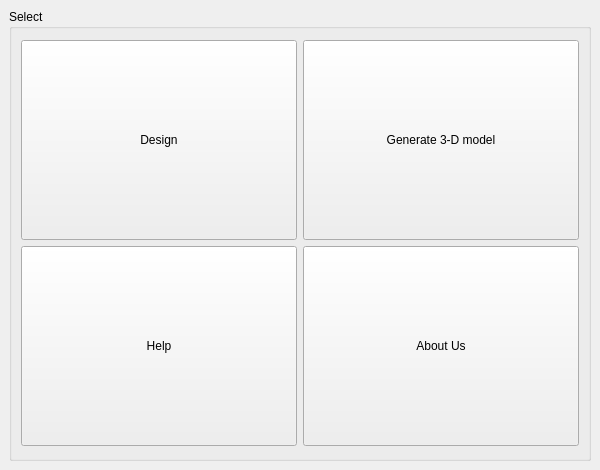
<?xml version="1.0" encoding="UTF-8"?>
<ui version="4.0">
 <class>MainWindow</class>
 <widget class="QMainWindow" name="MainWindow">
  <property name="geometry">
   <rect>
    <x>0</x>
    <y>0</y>
    <width>600</width>
    <height>470</height>
   </rect>
  </property>
  <property name="minimumSize">
   <size>
    <width>600</width>
    <height>470</height>
   </size>
  </property>
  <property name="maximumSize">
   <size>
    <width>600</width>
    <height>470</height>
   </size>
  </property>
  <property name="windowTitle">
   <string>OctoCAD©</string>
  </property>
  <property name="windowIcon">
   <iconset>
    <normaloff>../../icon/logo.png</normaloff>../../icon/logo.png</iconset>
  </property>
  <widget class="QWidget" name="centralwidget">
   <layout class="QVBoxLayout" name="verticalLayout">
    <item>
     <widget class="QGroupBox" name="groupBox">
      <property name="title">
       <string>Select</string>
      </property>
      <layout class="QVBoxLayout" name="verticalLayout_2">
       <item>
        <layout class="QGridLayout" name="gridLayout">
         <item row="0" column="0">
          <widget class="QPushButton" name="design">
           <property name="minimumSize">
            <size>
             <width>0</width>
             <height>200</height>
            </size>
           </property>
           <property name="text">
            <string>Design</string>
           </property>
           <property name="icon">
            <iconset>
             <normaloff>../../icon/design.png</normaloff>../../icon/design.png</iconset>
           </property>
           <property name="iconSize">
            <size>
             <width>80</width>
             <height>80</height>
            </size>
           </property>
          </widget>
         </item>
         <item row="0" column="1">
          <widget class="QPushButton" name="model">
           <property name="minimumSize">
            <size>
             <width>0</width>
             <height>200</height>
            </size>
           </property>
           <property name="text">
            <string>Generate 3-D model</string>
           </property>
           <property name="icon">
            <iconset>
             <normaloff>../../icon/3d-modeling.png</normaloff>../../icon/3d-modeling.png</iconset>
           </property>
           <property name="iconSize">
            <size>
             <width>80</width>
             <height>80</height>
            </size>
           </property>
          </widget>
         </item>
         <item row="1" column="0">
          <widget class="QPushButton" name="help">
           <property name="minimumSize">
            <size>
             <width>0</width>
             <height>200</height>
            </size>
           </property>
           <property name="text">
            <string>Help</string>
           </property>
           <property name="icon">
            <iconset>
             <normaloff>../../icon/information.png</normaloff>../../icon/information.png</iconset>
           </property>
           <property name="iconSize">
            <size>
             <width>80</width>
             <height>80</height>
            </size>
           </property>
          </widget>
         </item>
         <item row="1" column="1">
          <widget class="QPushButton" name="about">
           <property name="minimumSize">
            <size>
             <width>0</width>
             <height>200</height>
            </size>
           </property>
           <property name="text">
            <string>About Us</string>
           </property>
           <property name="icon">
            <iconset>
             <normaloff>../../icon/about-us.png</normaloff>../../icon/about-us.png</iconset>
           </property>
           <property name="iconSize">
            <size>
             <width>80</width>
             <height>80</height>
            </size>
           </property>
          </widget>
         </item>
        </layout>
       </item>
      </layout>
     </widget>
    </item>
   </layout>
  </widget>
 </widget>
 <resources/>
 <connections/>
</ui>
